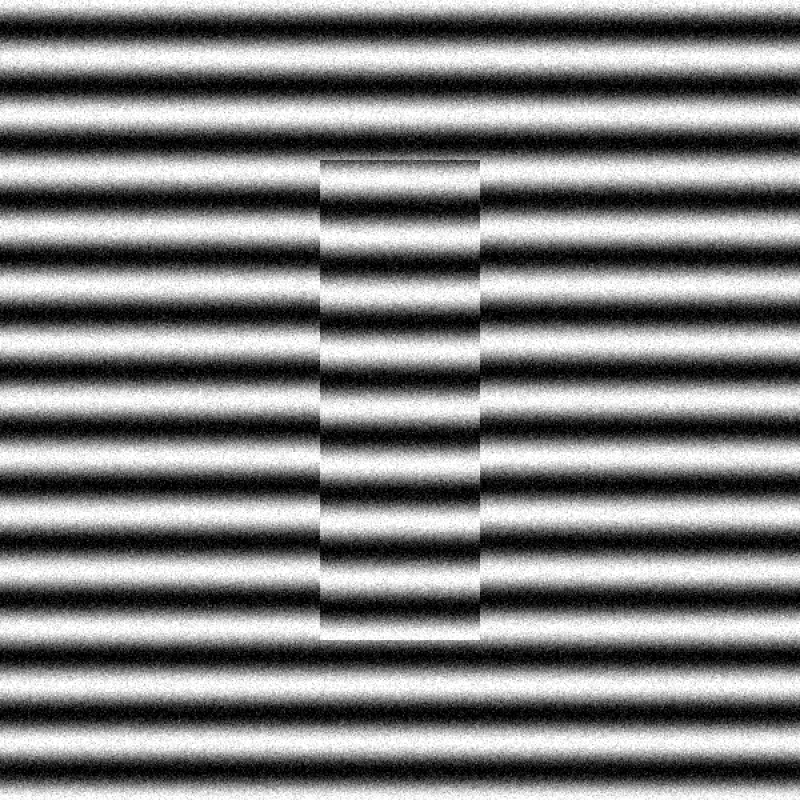
#> input picture simulations/interferograms/block_100.0001582_mm(simulated).png, 2400 x 2400 px (shown at 1/3 size)
$ jupyter execute 01_fringe_fraction_measurement.ipynb
#> lines starting #> are read from the running program, lines starting #| are printed output that depends on the picture
[cell 1]
import numpy as np
import cv2
# from google.colab.patches import cv2_imshow
import math
from scipy.optimize import curve_fit
import matplotlib.pyplot as plt

from pathlib import Path

[cell 2]
Path.cwd()

[cell 3]
# En VS Code Jupyter, Path.cwd() apunta a la carpeta donde está este notebook (ej. 'notebooks/')
notebook_path = Path.cwd()

# Subimos un nivel a la raíz del proyecto para luego entrar a 'data/01_raw'
root_path = notebook_path.parent
images_path = root_path / "data" / "01_raw"

file_name = "block_100.0001582_mm(simulated).png"
complete_path = images_path / file_name

if complete_path.exists():
    # Mantenemos la lectura con numpy para evitar el conflicto de tildes en Windows
    img_array = np.fromfile(complete_path, np.uint8)
    img = cv2.imdecode(img_array, cv2.IMREAD_GRAYSCALE)
#> img is the input picture: shape (2400, 2400); min 0, max 255, mean 127.4

    if img is not None:
        print(f"Imagen cargada exitosamente desde: {complete_path}")
        print(f"Dimensiones de la imagen: {img.shape}")
#| Dimensiones de la imagen: (2400, 2400)

        plt.figure(figsize=(8, 6))
        plt.imshow(img, cmap='gray')
        plt.title("Interferograma Simulado - Bloque 2.5 mm")
        plt.axis('on')  # Muestra las coordenadas en píxeles, útil para ubicar las franjas
        plt.show()

    else:
        print("Error: El archivo fue encontrado, pero OpenCV no pudo decodificarlo como imagen.")
else:
    print(f"Error: Archivo no encontrado en la ruta: {complete_path}")

[cell 4]
# Definir coordenadas (y1:y2, x1:x2) - Esto dependerá de tu imagen
roi_platina = img[700:1900, 500:900]  # Tira superior (referencia)
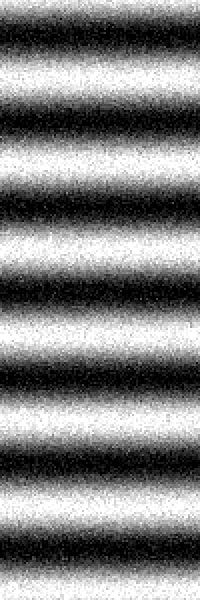
#> roi_platina: shape (1200, 400) (shown at 1/2 size); min 0, max 255, mean 127.7
roi_bloque  = img[700:1900, 1000:1400] # Tira central (bloque)
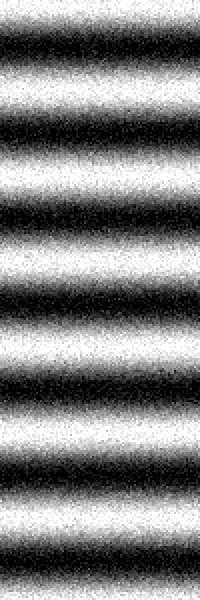
#> roi_bloque: shape (1200, 400) (shown at 1/2 size); min 0, max 255, mean 127.7

# Promediar las columnas (eje Y) para reducir el ruido
# Esto colapsa el ROI en un arreglo 1D (el perfil de intensidad)
perfil_platina = np.mean(roi_platina, axis=1)
#> perfil_platina = 1200 values, max 248.5 at index 1184, min 5.93 at index 752, mean 127.7
perfil_bloque  = np.mean(roi_bloque, axis=1)
#> perfil_bloque = 1200 values, max 249.2 at index 696, min 6.14 at index 92, mean 127.7

# El eje X son los índices de los píxeles
x = np.arange(len(perfil_platina))
#> x = 1200 values from 0 to 1199

[cell 5]
perfil_bloque.shape

[cell 6]
perfil_platina.shape

[cell 7]
img.shape

[cell 8]
plt.figure(figsize=(6,6))
plt.imshow(roi_platina, cmap='gray')
plt.title("ROI Platina")
plt.axis('off')
plt.show()

[cell 9]
plt.figure(figsize=(6,6))
plt.imshow(roi_bloque, cmap='gray')
plt.title("ROI Bloque")
plt.axis('off')
plt.show()

[cell 10]
# función de ajuste
def interference_model(x, A, w, phi, C):
    return A * np.sin(w * x + phi) + C

def evaluate_fit(x, data_profile, fit_params, pcov, name="Data"):

  # Calculate theoretical curve
  y_theoretical = interference_model(x, *fit_params)

  # Calculate residuals and RMSE
  residuals = data_profile - y_theoretical
  rmse = np.sqrt(np.mean(residuals**2))

  # Calculate R^2 safely to prevent divide-by-zero
  ss_res = np.sum(residuals**2)
  ss_tot = np.sum((data_profile - np.mean(data_profile))**2)

  # Check if the data is a flat line
  if ss_tot == 0:
      print(f"WARNING: The raw data for {name} is a perfectly flat line (variance is 0).")
      r2 = float('-inf')
  else:
      r2 = 1 - (ss_res / ss_tot)

  # Calculate Phase uncertainty safely
  if np.isinf(pcov).any():
      phi_error = float('inf')
  else:
      phi_error = np.sqrt(np.diag(pcov))[2] # Index 2 corresponds to 'phase'

  # --- Print Report ---
  print(f"--- QUALITY REPORT: {name} ---")
  print(f"R^2                 : {r2:.4f} (Ideal > 0.85)")
  print(f"RMSE                : {rmse:.2f} intensity units")
  print(f"Phase Uncertainty   : +/- {phi_error:.4f} radians")
  print("-" * 40)

  # --- Diagnostic Plot ---
  # This plot will reveal what the algorithm is actually trying to fit
  plt.figure(figsize=(8, 4))
  plt.plot(x, data_profile, '.', label=f'Raw Data ({name})', color='gray')
  plt.plot(x, y_theoretical, '-', label='Fitted Curve', color='red', linewidth=2)
  plt.title(f"Diagnostic Plot - {name}")
  plt.xlabel("Pixels (X-axis)")
  plt.ylabel("Intensity (Y-axis)")
  plt.legend()
  plt.grid(True)
  plt.show()

[cell 11]
# Estimaciones iniciales
# A: (max - min) / 2
# C: promedio
# w: estimar contando picos o adivinar frecuencia baja (ej. 2*pi / 50 píxeles)
guess_A = (np.max(perfil_platina) - np.min(perfil_platina)) / 2
#> guess_A = 121.3
guess_C = np.mean(perfil_platina)
#> guess_C = 127.7
pixels_among_fringes = 175.0
guess_w = 2 * np.pi / pixels_among_fringes
guess_phi = 0.0

[cell 12]
p0 = [guess_A, guess_w, guess_phi, guess_C]
#> p0 = [121.3, 0.0359, 0, 127.7]

# Limites inferiores: [Amplitud > 0, Frecuencia > 0, Fase -pi, Brillo > 0]
# Limites superiores: [Amplitud máxima, Frecuencia alta, Fase +pi, Brillo máximo]
limites = (
    [0, guess_w * 0.5, -np.pi, 0],
    [np.inf, guess_w * 1.5, np.pi, 255]
)

# Ajusta el perfil de la platina (Referencia)
params_platina, covarianza_platina = curve_fit(
    interference_model,
    x,
    perfil_platina,
    p0=p0,
    # bounds=limites,
    maxfev=5000 # Darle más intentos para resolverlo
)
#> params_platina = [-123.4, 0.0367, -1.06, 127.5]; covarianza_platina = [[0.0348, 1.58e-08, -9.63e-06, -3.43e-06], [1.58e-08, 1.93e-11, -1.13e-08, -5.6e-08], [-9.63e-06, -1.13e-08, 8.95e-06, 3.31e-05], [-3.43e-06, -5.6e-08, 3.31e-05, 0.0176]]
A_ref, w_ref, phi_ref, C_ref = params_platina
#> A_ref = -123.4; w_ref = 0.0367; phi_ref = -1.06; C_ref = 127.5

# Check fitting
evaluate_fit(x, data_profile=perfil_platina, fit_params=params_platina, pcov=covarianza_platina, name="Platina")
#> in evaluate_fit, `y_theoretical = interference_model(x, *fit_params)`: y_theoretical = 1200 values, max 251 at index 842, min 4.09 at index 414, mean 127.7
#> in evaluate_fit, `residuals = data_profile - y_theoretical`: residuals = 1200 values, max 12.45 at index 1047, min -13.27 at index 732, mean -3.35e-12
#> in evaluate_fit, `rmse = np.sqrt(np.mean(residuals**2))`: rmse = 4.56
#> in evaluate_fit, `ss_res = np.sum(residuals**2)`: ss_res = 24964
#> in evaluate_fit, `ss_tot = np.sum((data_profile - np.mean(data_profile))**2)`: ss_tot = 9174493.6
#> in evaluate_fit, `r2 = 1 - (ss_res / ss_tot)`: r2 = 0.997
#> in evaluate_fit, `phi_error = np.sqrt(np.diag(pcov))[2] # Index 2 corresponds to 'phase'`: phi_error = 0.00299
#| R^2                 : 0.9973 (Ideal > 0.85)
#| RMSE                : 4.56 intensity units
#| Phase Uncertainty   : +/- 0.0030 radians
#> in evaluate_fit, `plt.show()`:
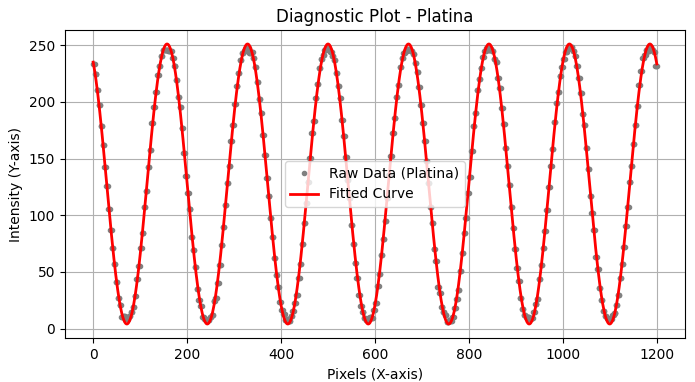
#> figure drawn by matplotlib, 1 panel; curve peaks at x = 1184, y = 248.5; curve peaks at x = 842, y = 251

[cell 13]
# Ajusta el perfil del bloque
# Se usa la misma 'w' de la platina como estimación inicial porque el espaciado b es el mismo
p0_bloque = [guess_A, w_ref, guess_phi, guess_C]
#> p0_bloque = [121.3, 0.0367, 0, 127.7]
limites_bloque = (
    [0, w_ref * 0.99, -np.pi, 0],
    [np.inf, w_ref * 1.01, np.pi, 255]
)
#> limites_bloque = ([0, 0.0363, -3.14, 0], [inf, 0.0371, 3.14, 255])

params_bloque, covarianza_bloque = curve_fit(
    interference_model,
    x,
    perfil_bloque,
    p0=p0_bloque,
    # bounds=limites_bloque,
    maxfev=5000
)
#> params_bloque = [123.8, 0.0367, 1.22, 127.5]; covarianza_bloque = [[0.0344, -2.49e-08, 1.49e-05, 2.53e-05], [-2.49e-08, 1.91e-11, -1.16e-08, -6.06e-08], [1.49e-05, -1.16e-08, 9.3e-06, 3.67e-05], [2.53e-05, -6.06e-08, 3.67e-05, 0.0174]]
A_blk, w_blk, phi_blk, C_blk = params_bloque
#> A_blk = 123.8; w_blk = 0.0367; phi_blk = 1.22; C_blk = 127.5

# Check fitting
evaluate_fit(x, data_profile=perfil_bloque, fit_params=params_bloque, pcov=covarianza_bloque, name="Bloque")
#> call 2 of evaluate_fit, with x = array of shape (1200,), data_profile = array of shape (1200,), fit_params = array of shape (4,), pcov = array of shape (4, 4), name = 'Bloque'
#> in evaluate_fit (call 2), `y_theoretical = interference_model(x, *fit_params)`: y_theoretical = 1200 values, max 251.3 at index 523, min 3.73 at index 1122, mean 127.7
#> in evaluate_fit (call 2), `residuals = data_profile - y_theoretical`: residuals = 1200 values, max 12.13 at index 664, min -13.12 at index 299, mean 4.9e-10
#> in evaluate_fit (call 2), `rmse = np.sqrt(np.mean(residuals**2))`: rmse = 4.54
#> in evaluate_fit (call 2), `ss_res = np.sum(residuals**2)`: ss_res = 24711.3
#> in evaluate_fit (call 2), `ss_tot = np.sum((data_profile - np.mean(data_profile))**2)`: ss_tot = 9230787.4
#> in evaluate_fit (call 2), `phi_error = np.sqrt(np.diag(pcov))[2] # Index 2 corresponds to 'phase'`: phi_error = 0.00305
#| R^2                 : 0.9973 (Ideal > 0.85)
#| RMSE                : 4.54 intensity units
#| Phase Uncertainty   : +/- 0.0031 radians
#> in evaluate_fit (call 2), `plt.show()`:
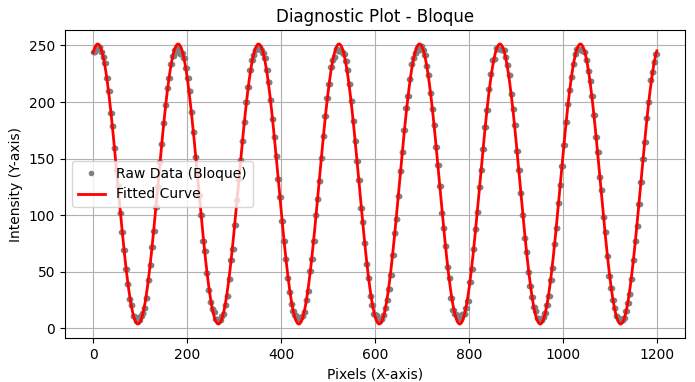
#> figure drawn by matplotlib, 1 panel; curve peaks at x = 696, y = 249.2; curve peaks at x = 523, y = 251.3

[cell 14]
# Calcula la fracción a/b
# Asegurar que las fases estén en el rango [0, 2pi)
phi_ref = phi_ref % (2 * np.pi)
#> phi_ref = 5.23
phi_blk = phi_blk % (2 * np.pi)

diferencia_fase = phi_blk - phi_ref
#> diferencia_fase = -4.01

# Si la diferencia es negativa, dependiendo de la dirección de la cuña, se ajusta
if diferencia_fase < 0:
    diferencia_fase += 2 * np.pi
#> diferencia_fase = 2.28

fraccion_observada = diferencia_fase / (2 * np.pi)
#> fraccion_observada = 0.362

print(f"Fase Platina: {phi_ref:.3f} rad")
#| Fase Platina: 5.227 rad
print(f"Fase Bloque:  {phi_blk:.3f} rad")
#| Fase Bloque:  1.219 rad
print(f"Fracción de Franja (f = a/b): {fraccion_observada:.4f}")
#| Fracción de Franja (f = a/b): 0.3621

[cell 15]
plt.figure(figsize=(10, 5))
# Plotear datos crudos
plt.plot(x, perfil_platina, '.', label="Datos Platina", color='blue')
plt.plot(x, perfil_bloque, '.', label="Datos Bloque", color='red')

# # Plotear el ajuste ideal
plt.plot(x, interference_model(x, *params_platina), '-', label="Ajuste Platina", color='cyan', linewidth=2)
plt.plot(x, interference_model(x, *params_bloque), '-', label="Ajuste Bloque", color='orange', linewidth=2)

plt.title(f"Ajuste de Franjas | Fracción calculada: {fraccion_observada:.3f}")
plt.xlabel("Píxeles (eje X)")
plt.ylabel("Intensidad de Luz")
plt.legend()
plt.show()
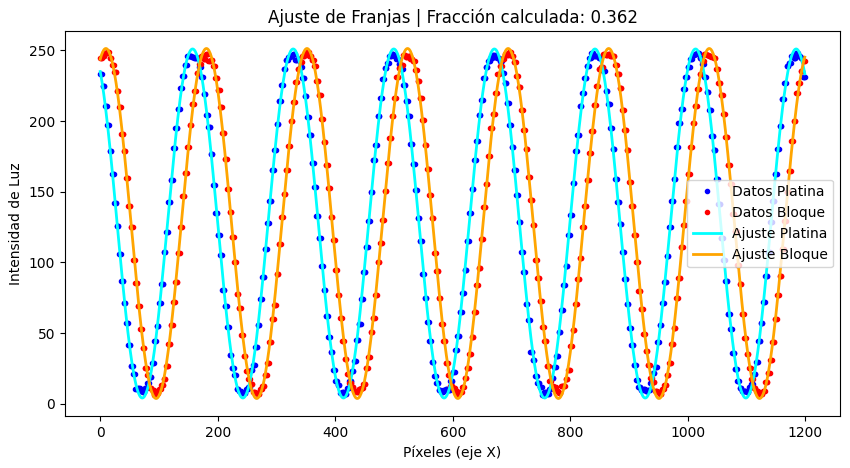
#> figure drawn by matplotlib, 1 panel; curve peaks at x = 1184, y = 248.5; curve peaks at x = 696, y = 249.2; curve peaks at x = 842, y = 251

$ run again, with simulations/interferograms/block_2.5_mm(simulated).png copied over simulations/interferograms/block_100.0001582_mm(simulated).png
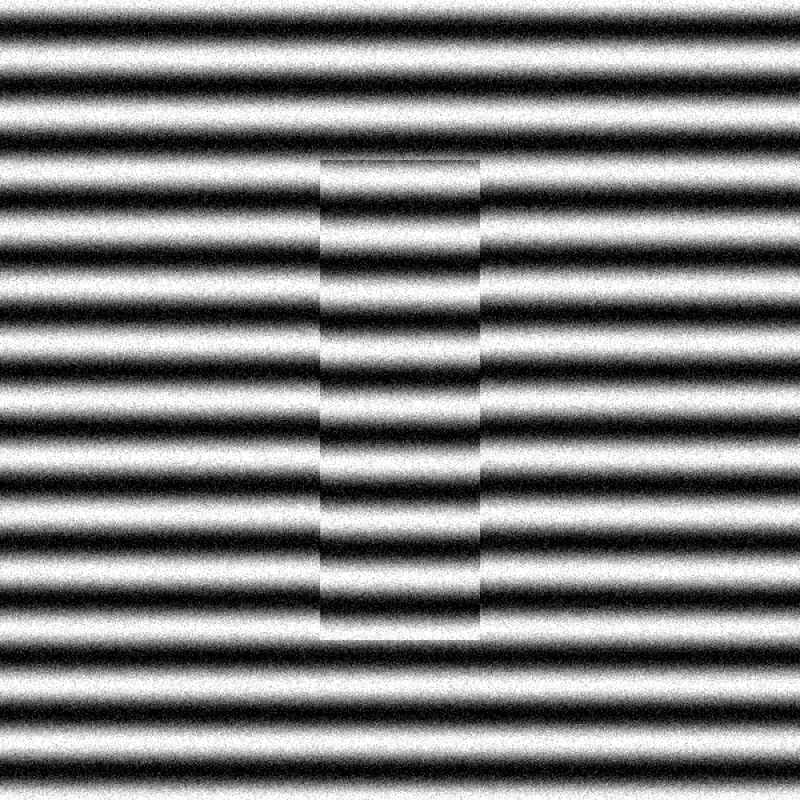
#> input picture simulations/interferograms/block_2.5_mm(simulated).png, 2400 x 2400 px (shown at 1/3 size)
#> img is the input picture: shape (2400, 2400); min 0, max 255, mean 127.5
#| Dimensiones de la imagen: (2400, 2400)
#> `roi_bloque  = img[700:1900, 1000:1400]`:
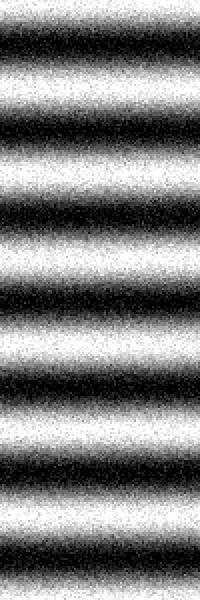
#> roi_bloque: shape (1200, 400) (shown at 1/2 size); min 0, max 255, mean 127.5
#> perfil_platina = 1200 values, max 249.1 at index 500, min 6.34 at index 412, mean 127.6
#> perfil_bloque = 1200 values, max 248.4 at index 180, min 6.62 at index 260, mean 127.5
#> x = 1200 values from 0 to 1199
#> guess_A = 121.4
#> guess_C = 127.6
#> p0 = [121.4, 0.0359, 0, 127.6]
#> params_platina = [-123.7, 0.0367, -1.06, 127.4]; covarianza_platina = [[0.035, 1.59e-08, -9.74e-06, 5.03e-06], [1.59e-08, 1.94e-11, -1.14e-08, -5.63e-08], [-9.74e-06, -1.14e-08, 8.99e-06, 3.33e-05], [5.03e-06, -5.63e-08, 3.33e-05, 0.0177]]
#> `A_ref, w_ref, phi_ref, C_ref = params_platina`: A_ref = -123.7; w_ref = 0.0367; phi_ref = -1.06; C_ref = 127.4
#> y_theoretical = 1200 values, max 251.1 at index 1013, min 3.77 at index 414, mean 127.6
#> residuals = 1200 values, max 13.77 at index 640, min -12.72 at index 1127, mean -1.58e-10
#> rmse = 4.58
#> ss_res = 25154.4
#> ss_tot = 9211000
#> r2 = 0.997
#> phi_error = 0.003
#| R^2                 : 0.9973 (Ideal > 0.85)
#| RMSE                : 4.58 intensity units
#| Phase Uncertainty   : +/- 0.0030 radians
#> p0_bloque = [121.4, 0.0367, 0, 127.6]
#> limites_bloque = ([0, 0.0363, -3.14, 0], [inf, 0.0371, 3.14, 255])
#> params_bloque = [123.6, 0.0367, 1.39, 127.3]; covarianza_bloque = [[0.0345, -3.04e-08, 1.82e-05, 4.3e-05], [-3.04e-08, 1.93e-11, -1.16e-08, -6.38e-08], [1.82e-05, -1.16e-08, 9.28e-06, 3.84e-05], [4.3e-05, -6.38e-08, 3.84e-05, 0.0175]]
#> A_blk = 123.6; w_blk = 0.0367; phi_blk = 1.39; C_blk = 127.3
#| R^2                 : 0.9973 (Ideal > 0.85)
#| RMSE                : 4.54 intensity units
#| Phase Uncertainty   : +/- 0.0030 radians
#> `phi_ref = phi_ref % (2 * np.pi)`: phi_ref = 5.22
#> `diferencia_fase = phi_blk - phi_ref`: diferencia_fase = -3.83
#> `diferencia_fase += 2 * np.pi`: diferencia_fase = 2.46
#> fraccion_observada = 0.391
#| Fase Platina: 5.220 rad
#| Fase Bloque:  1.392 rad
#| Fracción de Franja (f = a/b): 0.3908
#> `plt.show()`:
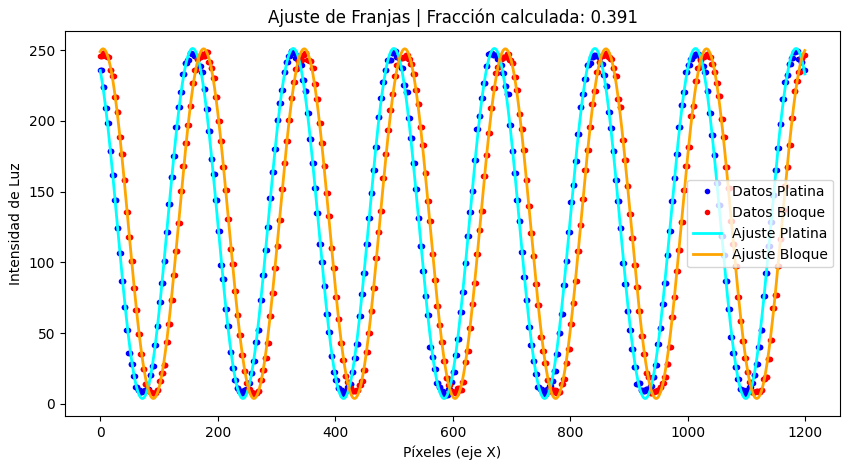
#> figure drawn by matplotlib, 1 panel; curve peaks at x = 500, y = 249.1; curve peaks at x = 180, y = 248.4; curve peaks at x = 1013, y = 251.1

$ run again, with simulations/interferograms/block_10.0_mm-WL_543.5-(simulated).png copied over simulations/interferograms/block_100.0001582_mm(simulated).png
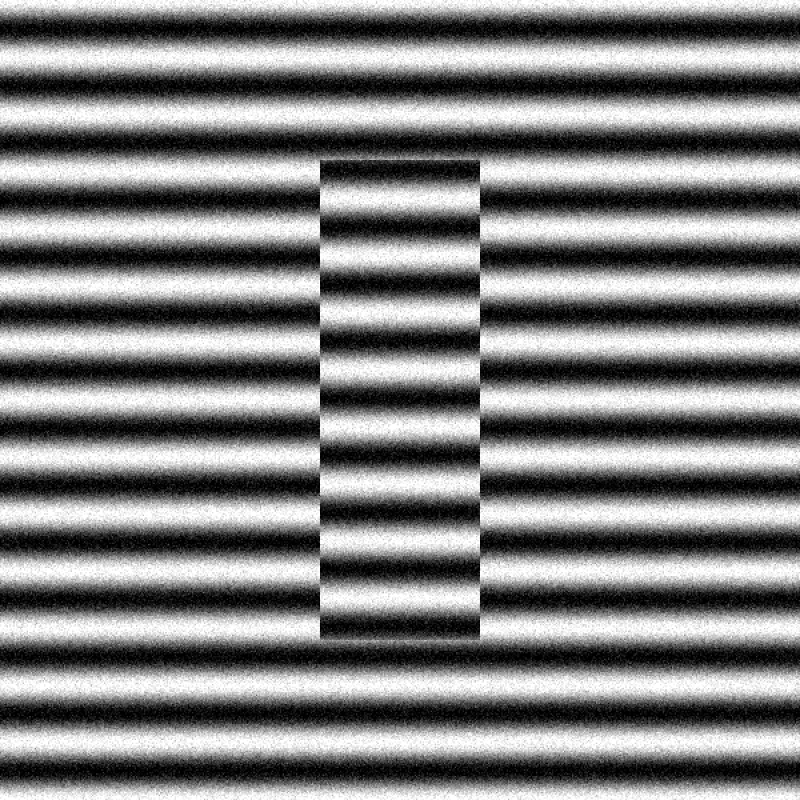
#> input picture simulations/interferograms/block_10.0_mm-WL_543.5-(simulated).png, 2400 x 2400 px (shown at 1/3 size)
#> img is the input picture: shape (2400, 2400); min 0, max 255, mean 126.5
#| Dimensiones de la imagen: (2400, 2400)
#> `roi_bloque  = img[700:1900, 1000:1400]`:
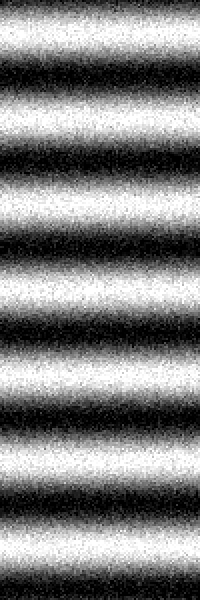
#> roi_bloque: shape (1200, 400) (shown at 1/2 size); min 0, max 255, mean 127.2
#> perfil_platina = 1200 values, max 248.9 at index 324, min 5.66 at index 240, mean 127.7
#> perfil_bloque = 1200 values, max 248.6 at index 752, min 5.66 at index 664, mean 127.2
#> x = 1200 values from 0 to 1199
#> guess_A = 121.6
#> guess_C = 127.7
#> p0 = [121.6, 0.0359, 0, 127.7]
#> params_platina = [-123.6, 0.0367, -1.06, 127.5]; covarianza_platina = [[0.0334, 1.48e-08, -9.13e-06, 7.02e-06], [1.48e-08, 1.85e-11, -1.08e-08, -5.34e-08], [-9.13e-06, -1.08e-08, 8.56e-06, 3.16e-05], [7.02e-06, -5.34e-08, 3.16e-05, 0.0168]]
#> `A_ref, w_ref, phi_ref, C_ref = params_platina`: A_ref = -123.6; w_ref = 0.0367; phi_ref = -1.06; C_ref = 127.5
#> y_theoretical = 1200 values, max 251.1 at index 1184, min 3.84 at index 585, mean 127.7
#> residuals = 1200 values, max 12.28 at index 812, min -11.54 at index 388, mean -3.29e-10
#> rmse = 4.47
#> ss_res = 23947.3
#> ss_tot = 9204898.5
#> r2 = 0.997
#> phi_error = 0.00293
#| R^2                 : 0.9974 (Ideal > 0.85)
#| RMSE                : 4.47 intensity units
#| Phase Uncertainty   : +/- 0.0029 radians
#> p0_bloque = [121.6, 0.0367, 0, 127.7]
#> limites_bloque = ([0, 0.0363, -3.14, 0], [inf, 0.0371, 3.14, 255])
#> params_bloque = [123.7, 0.0367, -0.886, 127.4]; covarianza_bloque = [[0.0347, -4.79e-09, 3.32e-06, 3.62e-05], [-4.79e-09, 1.91e-11, -1.12e-08, 4.87e-08], [3.32e-06, -1.12e-08, 8.82e-06, -2.89e-05], [3.62e-05, 4.87e-08, -2.89e-05, 0.0175]]
#> `A_blk, w_blk, phi_blk, C_blk = params_bloque`: A_blk = 123.7; w_blk = 0.0367; phi_blk = -0.886; C_blk = 127.4
#| R^2                 : 0.9973 (Ideal > 0.85)
#| RMSE                : 4.55 intensity units
#| Phase Uncertainty   : +/- 0.0030 radians
#> `phi_ref = phi_ref % (2 * np.pi)`: phi_ref = 5.22
#> `phi_blk = phi_blk % (2 * np.pi)`: phi_blk = 5.4
#> diferencia_fase = 0.174
#> fraccion_observada = 0.0276
#| Fase Platina: 5.224 rad
#| Fase Bloque:  5.397 rad
#| Fracción de Franja (f = a/b): 0.0276
#> `plt.show()`:
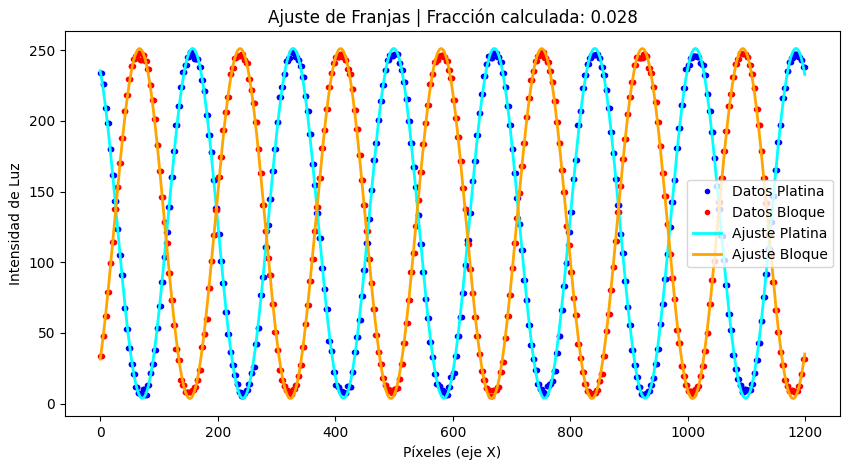
#> figure drawn by matplotlib, 1 panel; curve peaks at x = 324, y = 248.9; curve peaks at x = 752, y = 248.6; curve peaks at x = 1184, y = 251.1
